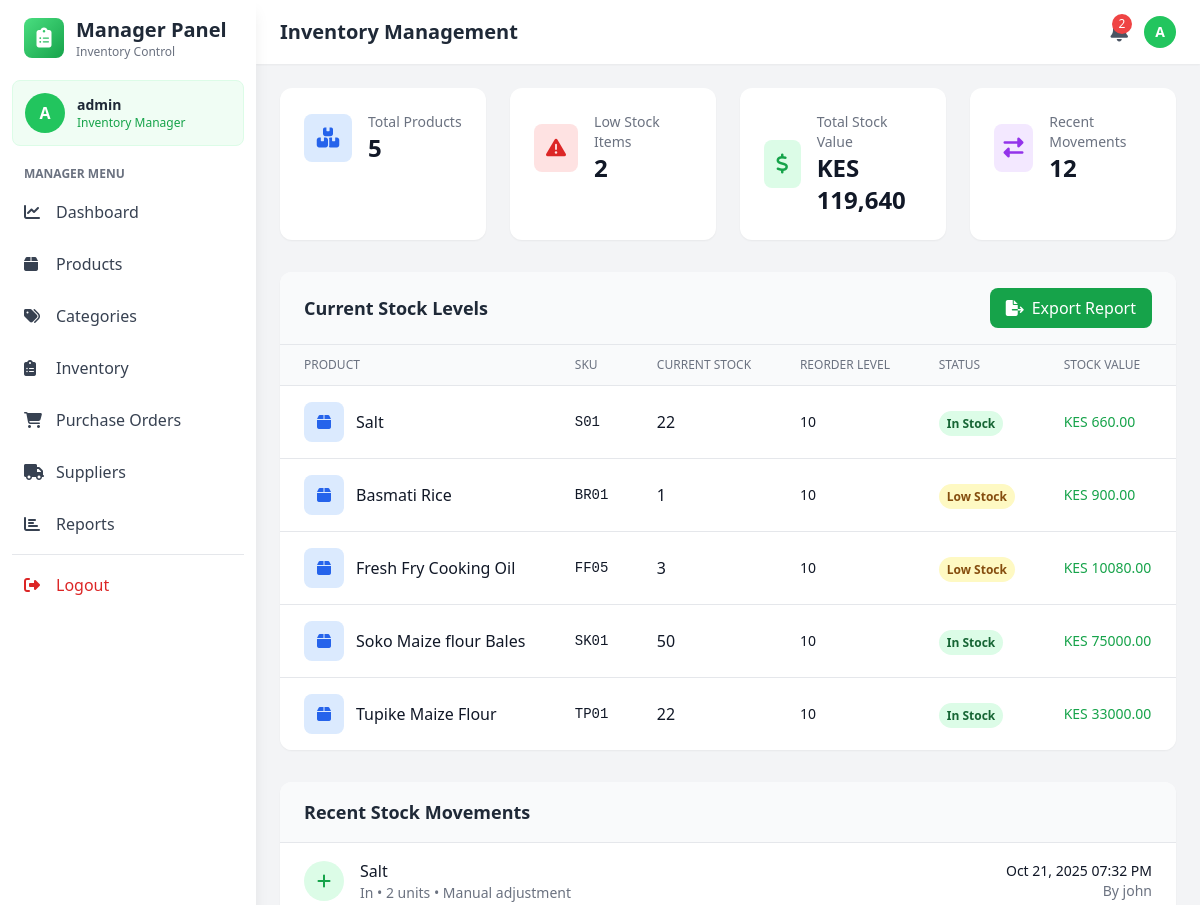
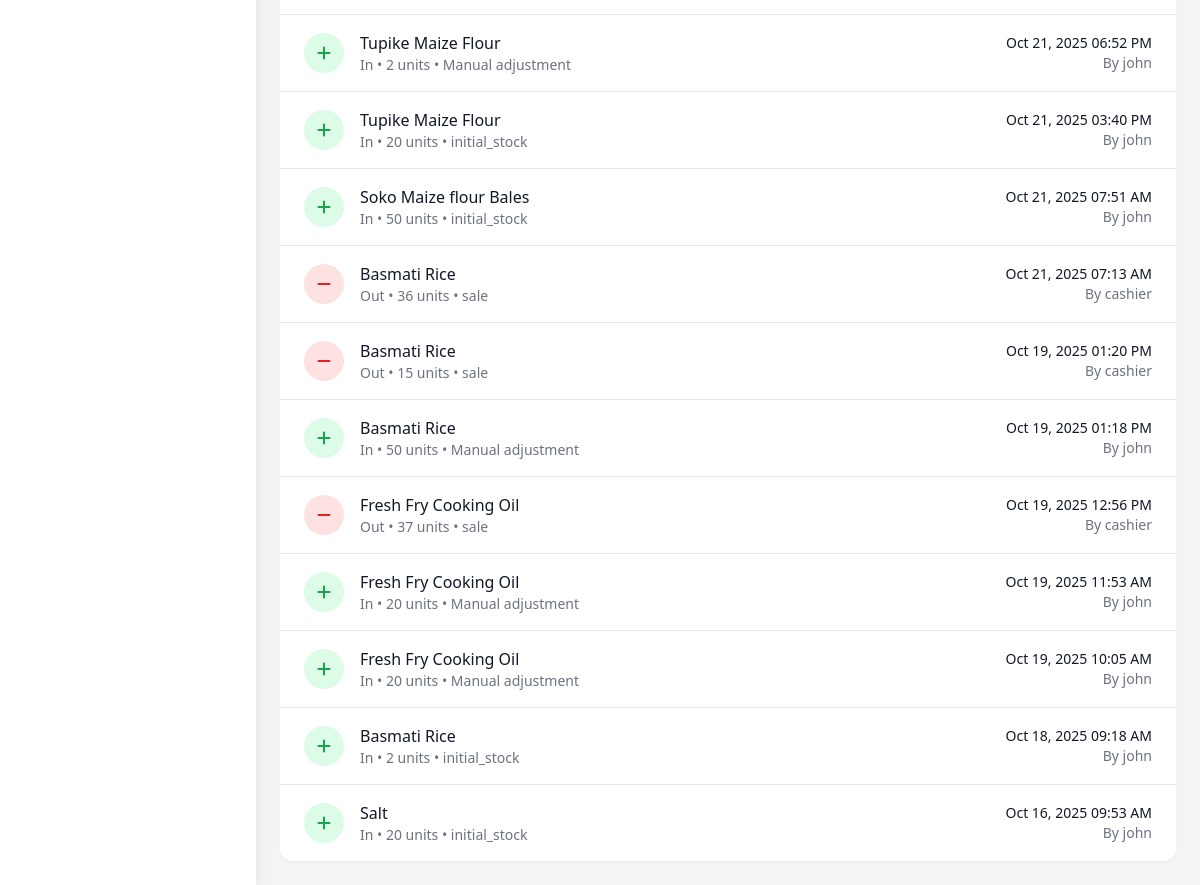
Page /manager/inventory (signed in) on the committed database (2 pictures, top to bottom).
### models.py (models this page shows, shortened)
class User(UserMixin, db.Model):
    __tablename__='users'
    id = db.Column(db.Integer, primary_key=True)
    username = db.Column(db.String(80), unique=True, nullable=False)
    email = db.Column(db.String(120), unique=True, nullable=False)
    password_hash = db.Column(db.String(255), nullable=False)
    role = db.Column(db.String(20), nullable=False)
    is_active = db.Column(db.Boolean, default=True)
    created_at = db.Column(db.DateTime, default=datetime.utcnow)

class Product(db.Model):
    __tablename__ = 'products'
    id = db.Column(db.Integer, primary_key=True)
    name = db.Column(db.String(200), nullable=False)
    sku = db.Column(db.String(50), unique=True, nullable=False)  # Stock code
    description = db.Column(db.Text)
    cost_price = db.Column(db.Float, nullable=False)
    selling_price = db.Column(db.Float, nullable=False)
    quantity = db.Column(db.Integer, default=0)
    reorder_level = db.Column(db.Integer, default=10)
    category_id = db.Column(db.Integer, db.ForeignKey('categories.id'), nullable=False)
    supplier_id = db.Column(db.Integer, db.ForeignKey('suppliers.id'), nullable=False)
    created_at = db.Column(db.DateTime, default=datetime.utcnow)
    updated_at = db.Column(db.DateTime, default=datetime.utcnow, onupdate=datetime.utcnow)
    is_active = db.Column(db.Boolean, default=True)
    image_url = db.Column(db.String(500))  # For Cloudinary image URLs
    unit = db.Column(db.String(50), default='piece')  # piece, kg, liter, pack, box, etc.
    category = db.relationship('Category', backref='products')
    supplier = db.relationship('Supplier', backref='products')

class StockMovement(db.Model):
    __tablename__ = 'stock_movements'
    id = db.Column(db.Integer, primary_key=True)
    product_id = db.Column(db.Integer, db.ForeignKey('products.id'), nullable=False)
    movement_type = db.Column(db.String(20), nullable=False)  # 'in', 'out', 'adjustment'
    quantity = db.Column(db.Integer, nullable=False)
    reason = db.Column(db.String(100))
    user_id = db.Column(db.Integer, db.ForeignKey('users.id'), nullable=False)
    reference_id = db.Column(db.Integer)  # related sale or purchase
    reference_type = db.Column(db.String(20))  # 'sale' or 'purchase_order'
    timestamp = db.Column(db.DateTime, default=datetime.utcnow)
    product = db.relationship('Product', backref='stock_movements')
    user = db.relationship('User', backref='stock_movements')

### app.py (the view)
@app.route('/manager/inventory')
@login_required
def manage_inventory():
    if current_user.role not in ['admin', 'manager']:
        flash('Access denied', 'danger')
        return redirect(url_for('index'))
    products = Product.query.all()
    stock_movements = StockMovement.query.order_by(StockMovement.timestamp.desc()).limit(50).all()
    total_stock_value = sum(p.cost_price * p.quantity for p in products)
    low_stock_count = len([p for p in products if p.quantity <= p.reorder_level])
    return render_template('manager/inventory.html',
                         products=products,
                         stock_movements=stock_movements,
                         total_stock_value=total_stock_value,
                         low_stock_count=low_stock_count)

### app.py (called while the page is built)
@login_manager.user_loader
def load_user(user_id):
    return User.query.get(int(user_id))

### templates/manager/inventory.html (shortened to what this page needs)
<!DOCTYPE html>
<html lang="en">
<head>
    <script src="https://cdn.tailwindcss.com"></script>
    <link rel="stylesheet" href="https://cdnjs.cloudflare.com/ajax/libs/font-awesome/6.4.0/css/all.min.css">
</head>
<body class="bg-gray-100">
    <aside class="fixed top-0 left-0 z-40 w-64 h-screen bg-white shadow-lg">
        <div class="h-full px-3 py-4 overflow-y-auto">
            <div class="flex items-center mb-5 px-3">
                <div class="w-10 h-10 bg-gradient-to-br from-green-400 to-green-600 rounded-lg flex items-center justify-center">
                    <i class="fas fa-clipboard-list text-white text-xl"></i>
                </div>
                <div class="ml-3">
                    <h2 class="text-xl font-bold text-gray-800">Manager Panel</h2>
                    <p class="text-xs text-gray-500">Inventory Control</p>
                </div>
            </div>
            <div class="mb-5 p-3 bg-green-50 rounded-lg border border-green-100">
                <div class="flex items-center space-x-3">
                    <div class="w-10 h-10 bg-green-500 rounded-full flex items-center justify-center text-white font-bold">
                        {{ current_user.username[0].upper() }}
                    </div>
                    <div>
                        <p class="text-sm font-semibold text-gray-800">{{ current_user.username }}</p>
                        <p class="text-xs text-green-600">Inventory Manager</p>
                    </div>
                </div>
            </div>
            <nav class="space-y-2">
                <p class="px-3 text-xs font-semibold text-gray-500 uppercase mb-2">Manager Menu</p>
                <a href="{{ url_for('manager_dashboard') }}" class="nav-item flex items-center px-3 py-2.5 text-gray-700 rounded-lg">
                    <i class="fas fa-chart-line w-5"></i><span class="ml-3">Dashboard</span>
                </a>
                <a href="{{ url_for('manage_products') }}" class="nav-item flex items-center px-3 py-2.5 text-gray-700 rounded-lg">
                    <i class="fas fa-box w-5"></i><span class="ml-3">Products</span>
                </a>
                <a href="{{ url_for('manage_categories') }}" class="nav-item flex items-center px-3 py-2.5 text-gray-700 rounded-lg">
                    <i class="fas fa-tags w-5"></i><span class="ml-3">Categories</span>
                </a>
                <a href="{{ url_for('manage_inventory') }}" class="nav-item active flex items-center px-3 py-2.5 text-gray-700 rounded-lg">
                    <i class="fas fa-clipboard-list w-5"></i><span class="ml-3">Inventory</span>
                </a>
                <a href="{{ url_for('manage_purchase_orders') }}" class="nav-item flex items-center px-3 py-2.5 text-gray-700 rounded-lg">
                    <i class="fas fa-shopping-cart w-5"></i>
                    <span class="ml-3">Purchase Orders</span>
                </a>
                <a href="{{ url_for('manage_sup') }}"
                    class="nav-item flex items-center px-3 py-2.5 text-gray-700 rounded-lg">
                    <i class="fas fa-truck w-5"></i>
                    <span class="ml-3">Suppliers</span>
                </a>
                <a href="{{ url_for('manage_reports') }}"  class="nav-item flex items-center px-3 py-2.5 text-gray-700 rounded-lg">
                    <i class="fas fa-chart-bar w-5"></i>
                    <span class="ml-3">Reports</span>
                </a>
                <hr class="my-3 border-gray-200">
                <a href="{{ url_for('logout') }}" class="nav-item flex items-center px-3 py-2.5 text-red-600 rounded-lg hover:bg-red-50">
                    <i class="fas fa-sign-out-alt w-5"></i><span class="ml-3">Logout</span>
                </a>
            </nav>
        </div>
    </aside>
    <div class="ml-64">
        <header class="bg-white shadow-sm sticky top-0 z-30">
            <div class="flex items-center justify-between px-6 py-4">
                <h1 class="text-xl font-semibold text-gray-800">Inventory Management</h1>
                <div class="flex items-center space-x-4">
                    <button class="relative text-gray-600 hover:text-gray-800">
                        {% if low_stock_count > 0 %}
                        <span class="absolute -top-1 -right-1 bg-red-500 text-white text-xs w-5 h-5 rounded-full flex items-center justify-center">{{ low_stock_count }}</span>
                        {% endif %}
                    </button>
                    <div class="w-8 h-8 bg-green-500 rounded-full flex items-center justify-center text-white font-bold text-sm">
                        {{ current_user.username[0].upper() }}
                    </div>
                </div>
            </div>
        </header>
        <main class="p-6">
            <div class="grid grid-cols-1 md:grid-cols-4 gap-6 mb-8">
                <div class="bg-white rounded-xl shadow-sm p-6">
                    <div class="flex items-center">
                        <div class="w-12 h-12 bg-blue-100 rounded-lg flex items-center justify-center mr-4">
                            <i class="fas fa-boxes text-blue-600 text-xl"></i>
                        </div>
                        <div>
                            <p class="text-gray-500 text-sm">Total Products</p>
                            <p class="text-2xl font-bold text-gray-900">{{ products|length }}</p>
                        </div>
                    </div>
                </div>
                <div class="bg-white rounded-xl shadow-sm p-6">
                    <div class="flex items-center">
                        <div class="w-12 h-12 bg-red-100 rounded-lg flex items-center justify-center mr-4">
                            <i class="fas fa-exclamation-triangle text-red-600 text-xl"></i>
                        </div>
                        <div>
                            <p class="text-gray-500 text-sm">Low Stock Items</p>
                            <p class="text-2xl font-bold text-gray-900">{{ low_stock_count }}</p>
                        </div>
                    </div>
                </div>
                <div class="bg-white rounded-xl shadow-sm p-6">
                    <div class="flex items-center">
                        <div class="w-12 h-12 bg-green-100 rounded-lg flex items-center justify-center mr-4">
                            <i class="fas fa-dollar-sign text-green-600 text-xl"></i>
                        </div>
                        <div>
                            <p class="text-gray-500 text-sm">Total Stock Value</p>
                            <p class="text-2xl font-bold text-gray-900">KES {{ "{:,.0f}".format(total_stock_value) }}</p>
                        </div>
                    </div>
                </div>
                <div class="bg-white rounded-xl shadow-sm p-6">
                    <div class="flex items-center">
                        <div class="w-12 h-12 bg-purple-100 rounded-lg flex items-center justify-center mr-4">
                            <i class="fas fa-exchange-alt text-purple-600 text-xl"></i>
                        </div>
                        <div>
                            <p class="text-gray-500 text-sm">Recent Movements</p>
                            <p class="text-2xl font-bold text-gray-900">{{ stock_movements|length }}</p>
                        </div>
                    </div>
                </div>
            </div>
            <div class="bg-white rounded-xl shadow-sm overflow-hidden mb-8">
                <div class="px-6 py-4 border-b border-gray-200 bg-gray-50">
                    <div class="flex justify-between items-center">
                        <h3 class="text-lg font-semibold text-gray-800">Current Stock Levels</h3>
                        <button class="bg-green-600 hover:bg-green-700 text-white px-4 py-2 rounded-lg flex items-center">
                            <i class="fas fa-file-export mr-2"></i> Export Report
                        </button>
                    </div>
                </div>
                <table class="min-w-full divide-y divide-gray-200">
                    <thead class="bg-gray-50">
                        <tr>
                            <th class="px-6 py-3 text-left text-xs font-medium text-gray-500 uppercase">Product</th>
                            <th class="px-6 py-3 text-left text-xs font-medium text-gray-500 uppercase">SKU</th>
                            <th class="px-6 py-3 text-left text-xs font-medium text-gray-500 uppercase">Current Stock</th>
                            <th class="px-6 py-3 text-left text-xs font-medium text-gray-500 uppercase">Reorder Level</th>
                            <th class="px-6 py-3 text-left text-xs font-medium text-gray-500 uppercase">Status</th>
                            <th class="px-6 py-3 text-left text-xs font-medium text-gray-500 uppercase">Stock Value</th>
                        </tr>
                    </thead>
                    <tbody class="bg-white divide-y divide-gray-200">
                        {% for product in products %}
                        <tr class="hover:bg-gray-50">
                            <td class="px-6 py-4 whitespace-nowrap">
                                <div class="flex items-center">
                                    <div class="w-10 h-10 bg-blue-100 rounded-lg flex items-center justify-center mr-3">
                                        <i class="fas fa-box text-blue-600"></i>
                                    </div>
                                    <div class="font-medium text-gray-900">{{ product.name }}</div>
                                </div>
                            </td>
                            <td class="px-6 py-4 whitespace-nowrap text-sm text-gray-900 font-mono">{{ product.sku }}</td>
                            <td class="px-6 py-4 whitespace-nowrap">
                                <span class="font-medium text-gray-900">{{ product.quantity }}</span>
                            </td>
                            <td class="px-6 py-4 whitespace-nowrap text-sm text-gray-900">{{ product.reorder_level }}</td>
                            <td class="px-6 py-4 whitespace-nowrap">
                                {% if product.quantity == 0 %}
                                <span class="px-2 py-1 text-xs font-semibold rounded-full bg-red-100 text-red-800">Out of Stock</span>
                                {% elif product.quantity <= product.reorder_level %}
                                <span class="px-2 py-1 text-xs font-semibold rounded-full bg-yellow-100 text-yellow-800">Low Stock</span>
                                {% else %}
                                <span class="px-2 py-1 text-xs font-semibold rounded-full bg-green-100 text-green-800">In Stock</span>
                                {% endif %}
                            </td>
                            <td class="px-6 py-4 whitespace-nowrap text-sm font-medium text-green-600">
                                KES {{ "%.2f"|format(product.cost_price * product.quantity) }}
                            </td>
                        </tr>
                        {% endfor %}
                    </tbody>
                </table>
            </div>
            <div class="bg-white rounded-xl shadow-sm overflow-hidden">
                <div class="px-6 py-4 border-b border-gray-200 bg-gray-50">
                    <h3 class="text-lg font-semibold text-gray-800">Recent Stock Movements</h3>
                </div>
                <div class="divide-y divide-gray-200">
                    {% for movement in stock_movements %}
                    <div class="px-6 py-4 flex items-center justify-between hover:bg-gray-50">
                        <div class="flex items-center space-x-4">
                            <div class="w-10 h-10 rounded-full flex items-center justify-center
                                {% if movement.movement_type == 'in' %}bg-green-100 text-green-600
                                {% else %}bg-red-100 text-red-600{% endif %}">
                                <i class="fas fa-{% if movement.movement_type == 'in' %}plus{% else %}minus{% endif %}"></i>
                            </div>
                            <div>
                                <p class="font-medium text-gray-900">{{ movement.product.name }}</p>
                                <p class="text-sm text-gray-500">
                                    {{ movement.movement_type|title }} • {{ movement.quantity }} units • {{ movement.reason }}
                                </p>
                            </div>
                        </div>
                        <div class="text-right">
                            <p class="text-sm font-medium text-gray-900">{{ movement.timestamp.strftime('%b %d, %Y %I:%M %p') }}</p>
                            <p class="text-sm text-gray-500">By {{ movement.user.username }}</p>
                        </div>
                    </div>
                    {% else %}
                    <div class="px-6 py-8 text-center text-gray-500">
                        <i class="fas fa-exchange-alt text-4xl mb-3 text-gray-300"></i>
                        <p>No stock movements recorded yet</p>
                    </div>
                    {% endfor %}
                </div>
            </div>
        </main>
    </div>
</body>
</html>

### rows in the picture
User: username "A", username "admin"
Product: name "Salt", sku "S01", quantity "22", reorder_level "10", shows "In Stock", product.cost_price*product.quantity "660.00"
Product: name "Basmati Rice", sku "BR01", quantity "1", reorder_level "10", shows "Low Stock", product.cost_price*product.quantity "900.00"
Product: name "Fresh Fry Cooking Oil", sku "FF05", quantity "3", reorder_level "10", shows "Low Stock", product.cost_price*product.quantity "10080.00"
Product: name "Soko Maize flour Bales", sku "SK01", quantity "50", reorder_level "10", shows "In Stock", product.cost_price*product.quantity "75000.00"
Product: name "Tupike Maize Flour", sku "TP01", quantity "22", reorder_level "10", shows "In Stock", product.cost_price*product.quantity "33000.00"
StockMovement: product.name "Salt", movement_type "In", quantity "2", reason "Manual adjustment", timestamp "Oct 21, 2025 07:32 PM", user.username "john"
StockMovement: product.name "Tupike Maize Flour", movement_type "In", quantity "2", reason "Manual adjustment", timestamp "Oct 21, 2025 06:52 PM", user.username "john"
StockMovement: product.name "Tupike Maize Flour", movement_type "In", quantity "20", reason "initial_stock", timestamp "Oct 21, 2025 03:40 PM", user.username "john"
StockMovement: product.name "Soko Maize flour Bales", movement_type "In", quantity "50", reason "initial_stock", timestamp "Oct 21, 2025 07:51 AM", user.username "john"
StockMovement: product.name "Basmati Rice", movement_type "Out", quantity "36", reason "sale", timestamp "Oct 21, 2025 07:13 AM", user.username "cashier"
StockMovement: product.name "Basmati Rice", movement_type "Out", quantity "15", reason "sale", timestamp "Oct 19, 2025 01:20 PM", user.username "cashier"
StockMovement: product.name "Basmati Rice", movement_type "In", quantity "50", reason "Manual adjustment", timestamp "Oct 19, 2025 01:18 PM", user.username "john"
StockMovement: product.name "Fresh Fry Cooking Oil", movement_type "Out", quantity "37", reason "sale", timestamp "Oct 19, 2025 12:56 PM", user.username "cashier"
StockMovement: product.name "Fresh Fry Cooking Oil", movement_type "In", quantity "20", reason "Manual adjustment", timestamp "Oct 19, 2025 11:53 AM", user.username "john"
StockMovement: product.name "Fresh Fry Cooking Oil", movement_type "In", quantity "20", reason "Manual adjustment", timestamp "Oct 19, 2025 10:05 AM", user.username "john"
StockMovement: product.name "Basmati Rice", movement_type "In", quantity "2", reason "initial_stock", timestamp "Oct 18, 2025 09:18 AM", user.username "john"
StockMovement: product.name "Salt", movement_type "In", quantity "20", reason "initial_stock", timestamp "Oct 16, 2025 09:53 AM", user.username "john"

### other values in the picture
{{ low_stock_count }} "2"
{{ products|length }} "5"
{{ "{:,.0f}".format(total_stock_value) }} "119,640"
{{ stock_movements|length }} "12"
